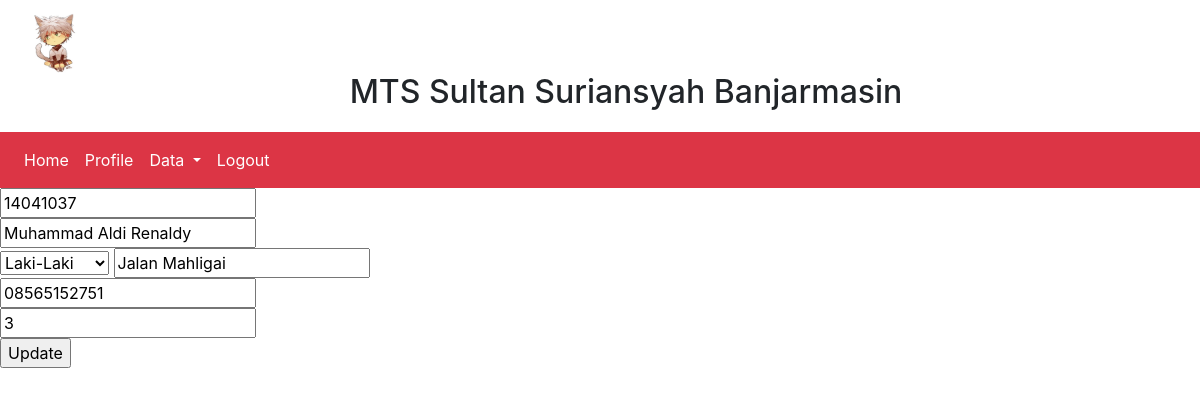
Before: /?view=siswa-edit&id=14041037 (signed in) with the older database file.
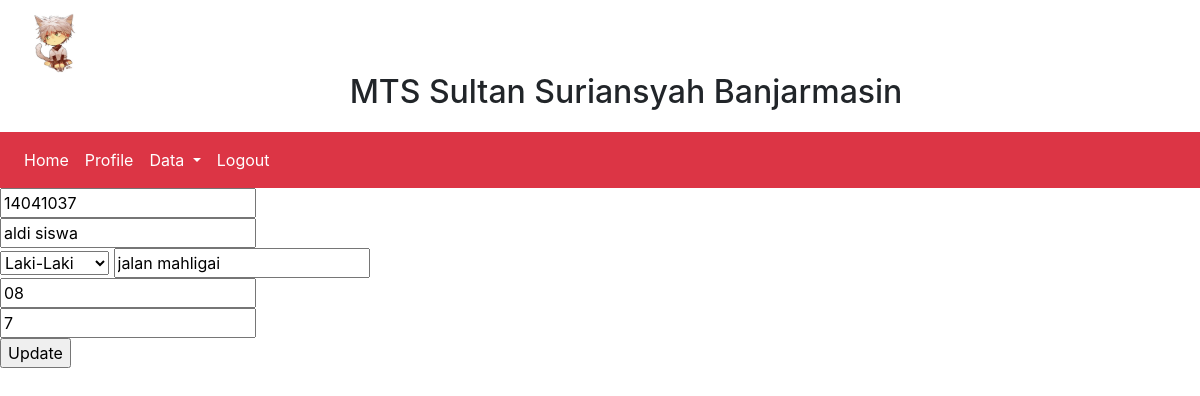
After: the same page with the newer database file.
### tables this page shows
CREATE TABLE `Siswa` (
  `siswa_nis` int(100) NOT NULL,
  `siswa_nama` varchar(100) NOT NULL,
  `siswa_jekel` varchar(100) NOT NULL,
  `siswa_alamat` varchar(100) NOT NULL,
  `siswa_telp` varchar(100) NOT NULL,
  `siswa_kelas` varchar(100) NOT NULL,
  `siswa_password` varchar(255) NOT NULL
);

### models/admin.php (called while the page is built, shortened)
<?php
class Admin
{
  private $mysqli;
  function __construct($mysqli)
  {
    $this->mysqli = $mysqli;
  }
  public function editSiswa($id)
  {
    $db = $this->mysqli->conn;
    $query = $db->query("SELECT * FROM Siswa WHERE siswa_nis = '$id' ") or die ($db->error);
    return $query;
  }
}
?>

### view/siswa/data_edit.php (the view, shortened to what this page needs)
<?php
$id = $_GET['id'];
$data = $objAdmin->editSiswa($id);
$a = $data->fetch_object();
 ?>
 <form class="" action="" method="post">
   <input type="number" name="siswa_nis" value="<?=$a->siswa_nis; ?>" readonly > <br>
   <input type="text" name="siswa_nama" value="<?=$a->siswa_nama; ?>"> <br>
   <select class="" name="siswa_jekel">
     <option value="<?=$a->siswa_jekel; ?>"><?=$a->siswa_jekel; ?></option>
   </select>
   <input type="text" name="siswa_alamat" value="<?=$a->siswa_alamat; ?>"> <br>
   <input type="number" name="siswa_telp" value="<?=$a->siswa_telp; ?>"> <br>
   <input type="number" name="siswa_kelas" value="<?=$a->siswa_kelas; ?>"> <br>
   <input type="submit" name="update" value="Update">
 </form>

Changed rows visible on the page:
changed siswa "Laki-Laki": siswa_nama "Muhammad Aldi Renaldy" → "aldi siswa"; siswa_alamat "Jalan Mahligai" → "jalan mahligai"; siswa_telp "08565152751" → "08"; siswa_kelas "3" → "7"
